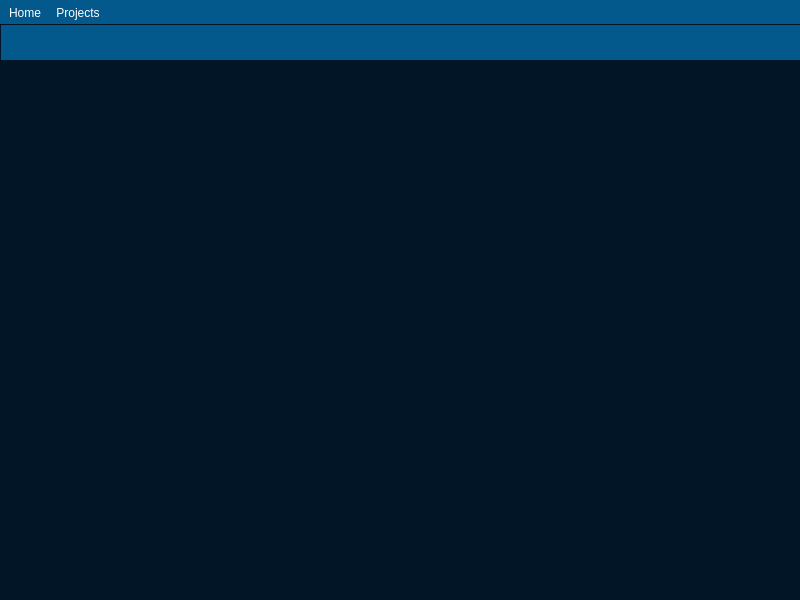
<?xml version="1.0" encoding="UTF-8"?>
<ui version="4.0">
 <class>MainWindow</class>
 <widget class="QMainWindow" name="MainWindow">
  <property name="geometry">
   <rect>
    <x>0</x>
    <y>0</y>
    <width>800</width>
    <height>600</height>
   </rect>
  </property>
  <property name="font">
   <font>
    <family>Open Sans Condensed</family>
    <pointsize>12</pointsize>
    <italic>false</italic>
    <bold>false</bold>
   </font>
  </property>
  <property name="windowTitle">
   <string>BugTracker</string>
  </property>
  <property name="windowIcon">
   <iconset resource="Resource.qrc">
    <normaloff>:/rec/Resource/IMG_BugTrackerLogo.png</normaloff>:/rec/Resource/IMG_BugTrackerLogo.png</iconset>
  </property>
  <property name="styleSheet">
   <string notr="true">	background-color: rgb(3, 89, 140);
	font: 12pt &quot;Open Sans Condensed&quot;;
	color: rgb(255, 255, 255);
	border-bottom: 1px solid rgb(1, 21, 38);
</string>
  </property>
  <property name="toolButtonStyle">
   <enum>Qt::ToolButtonIconOnly</enum>
  </property>
  <property name="dockOptions">
   <set>QMainWindow::AllowTabbedDocks|QMainWindow::AnimatedDocks</set>
  </property>
  <property name="unifiedTitleAndToolBarOnMac">
   <bool>false</bool>
  </property>
  <widget class="QWidget" name="centralwidget">
   <property name="styleSheet">
    <string notr="true"/>
   </property>
   <layout class="QHBoxLayout" name="horizontalLayout_2">
    <property name="spacing">
     <number>0</number>
    </property>
    <property name="sizeConstraint">
     <enum>QLayout::SetDefaultConstraint</enum>
    </property>
    <property name="leftMargin">
     <number>0</number>
    </property>
    <property name="topMargin">
     <number>0</number>
    </property>
    <property name="rightMargin">
     <number>0</number>
    </property>
    <property name="bottomMargin">
     <number>0</number>
    </property>
    <item>
     <layout class="QHBoxLayout" name="horizontalLayout">
      <property name="spacing">
       <number>0</number>
      </property>
      <item>
       <widget class="QStackedWidget" name="UserNavigationStackedWidget">
        <property name="sizePolicy">
         <sizepolicy hsizetype="Fixed" vsizetype="Preferred">
          <horstretch>0</horstretch>
          <verstretch>0</verstretch>
         </sizepolicy>
        </property>
        <property name="styleSheet">
         <string notr="true">QWidget {
	background-color: #03588C;
}

QLabel 
{
	font: 700 12pt &quot;Open Sans Condensed&quot;;
}

QPushButton { 
border: none; 
color: white;
background-color:none;
font: 12pt &quot;Open Sans Condensed&quot;;
}

QPushButton:hover
{
   
	background-color: rgb(4, 177, 217);
}</string>
        </property>
        <property name="currentIndex">
         <number>-1</number>
        </property>
       </widget>
      </item>
      <item>
       <widget class="QStackedWidget" name="dataStackedWidget">
        <property name="styleSheet">
         <string notr="true">QPushButton {
	font: 12pt &quot;Open Sans Condensed&quot;;
}</string>
        </property>
        <widget class="QWidget" name="DefaultPage">
         <property name="styleSheet">
          <string notr="true">QWidget {
	background-color: #011526;
	border-left: 1px solid #011526;
}

QLabel 
{
	background-color: rgb(3, 89, 140);
	font: 16pt &quot;Open Sans Condensed Light&quot;;
	border-bottom: 1px solid rgb(1, 21, 38);
	min-height: 35px;
}
</string>
         </property>
         <layout class="QVBoxLayout" name="verticalLayout">
          <property name="spacing">
           <number>0</number>
          </property>
          <property name="leftMargin">
           <number>0</number>
          </property>
          <property name="topMargin">
           <number>0</number>
          </property>
          <property name="rightMargin">
           <number>0</number>
          </property>
          <property name="bottomMargin">
           <number>0</number>
          </property>
          <item>
           <widget class="QLabel" name="lb_NewProject">
            <property name="minimumSize">
             <size>
              <width>0</width>
              <height>36</height>
             </size>
            </property>
            <property name="styleSheet">
             <string notr="true"/>
            </property>
            <property name="text">
             <string/>
            </property>
            <property name="alignment">
             <set>Qt::AlignCenter</set>
            </property>
           </widget>
          </item>
          <item>
           <spacer name="verticalSpacer_2">
            <property name="orientation">
             <enum>Qt::Vertical</enum>
            </property>
            <property name="sizeHint" stdset="0">
             <size>
              <width>20</width>
              <height>526</height>
             </size>
            </property>
           </spacer>
          </item>
         </layout>
        </widget>
       </widget>
      </item>
     </layout>
    </item>
   </layout>
  </widget>
  <widget class="QToolBar" name="toolBar">
   <property name="windowTitle">
    <string>toolBar</string>
   </property>
   <property name="movable">
    <bool>false</bool>
   </property>
   <property name="toolButtonStyle">
    <enum>Qt::ToolButtonIconOnly</enum>
   </property>
   <attribute name="toolBarArea">
    <enum>TopToolBarArea</enum>
   </attribute>
   <attribute name="toolBarBreak">
    <bool>false</bool>
   </attribute>
   <addaction name="actionHome"/>
   <addaction name="actionProjects"/>
  </widget>
  <action name="actionHome">
   <property name="text">
    <string>Home</string>
   </property>
  </action>
  <action name="actionProjects">
   <property name="text">
    <string>Projects</string>
   </property>
  </action>
 </widget>
 <resources>
  <include location="Resource.qrc"/>
 </resources>
 <connections/>
</ui>
